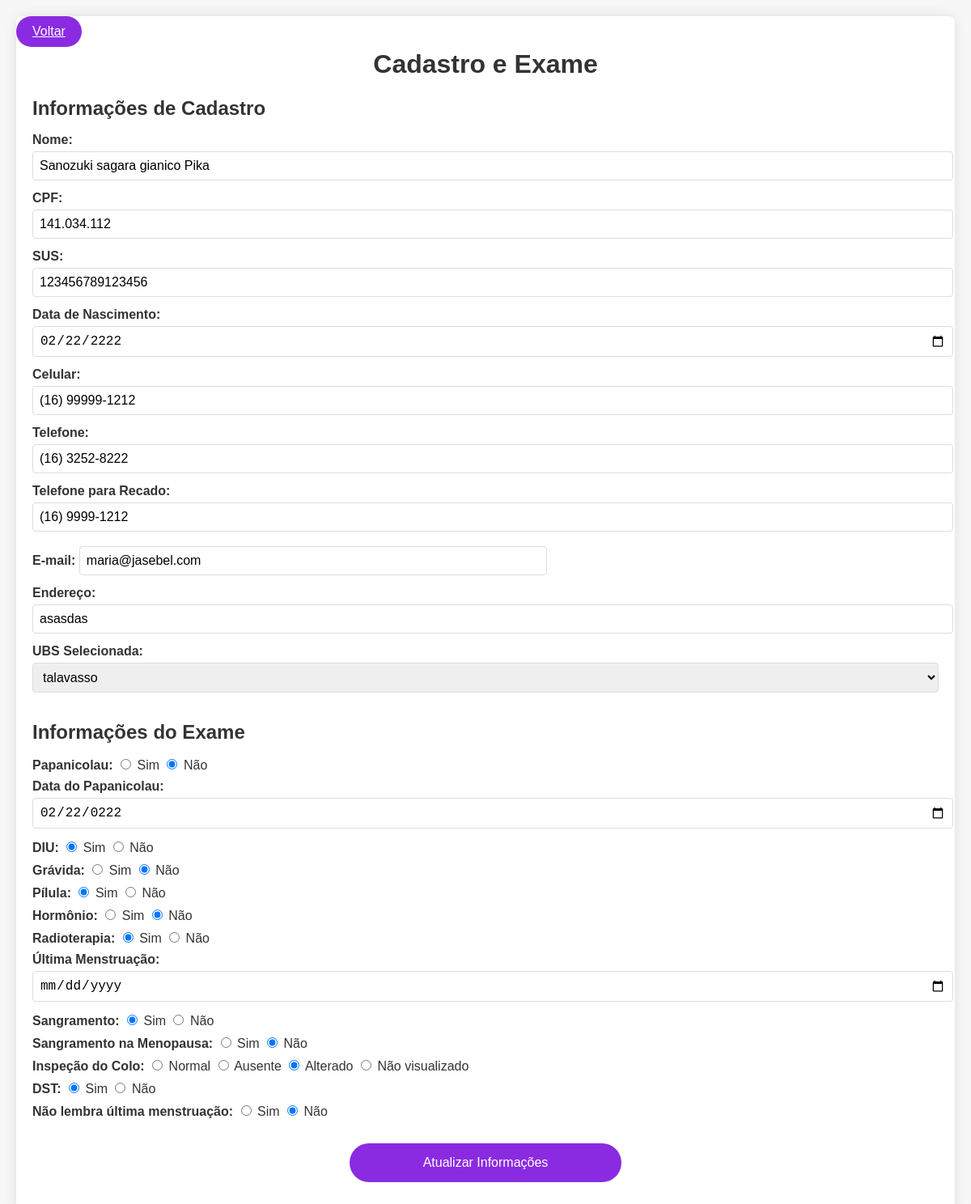
Screenshot of /examePaciente/examePaciente.php?pac_id=18 with the database file from the repository.
### tables this page shows
CREATE TABLE `pacientes` (
  `pac_id` int(5) NOT NULL,
  `pac_nome` varchar(50) NOT NULL,
  `pac_cpf` varchar(11) NOT NULL,
  `pac_sus` varchar(15) NOT NULL,
  `pac_datanasc` date NOT NULL,
  `pac_celular` varchar(20) NOT NULL,
  `pac_telefone2` varchar(20) DEFAULT NULL,
  `pac_tel_recados` varchar(20) DEFAULT NULL,
  `pac_email` varchar(50) DEFAULT NULL,
  `pac_endereco` varchar(100) NOT NULL,
  `ubs_id` int(11) NOT NULL,
  `user_id` int(11) NOT NULL
);

CREATE TABLE `ubs` (
  `ubs_id` int(5) NOT NULL,
  `ubs_nome` varchar(50) NOT NULL,
  `ubs_telefone` varchar(20) NOT NULL,
  `ubs_endereco` varchar(200) NOT NULL
);

CREATE TABLE `examemock` (
  `exame_id` int(11) NOT NULL,
  `pac_id` int(11) NOT NULL,
  `fez_papanicolau` enum('Sim','Não','Não Lembro') NOT NULL,
  `data_papanicolau` date DEFAULT NULL,
  `usa_diu` enum('Sim','Não') NOT NULL,
  `gravida` enum('Sim','Não') NOT NULL,
  `usa_pilula` enum('Sim','Não') NOT NULL,
  `usa_hormonio` enum('Sim','Não') NOT NULL,
  `fez_radioterapia` enum('Sim','Não') NOT NULL,
  `data_ultima_menstruacao` date DEFAULT NULL,
  `nao_lembra_menstruacao` enum('Sim','Não') DEFAULT NULL,
  `sangramento_relacao` enum('Sim','Não') NOT NULL,
  `sangramento_menopausa` enum('Sim','Não') NOT NULL,
  `inspecao_colo` enum('Normal','Ausente','Alterado','Não visualizado') NOT NULL,
  `sinais_dst` enum('Sim','Não') NOT NULL,
  `created_at` timestamp NOT NULL DEFAULT current_timestamp(),
  `updated_at` timestamp NOT NULL DEFAULT current_timestamp() ON UPDATE current_timestamp()
);

### examePaciente/examePaciente.php (the view, shortened to what this page needs)
<?php
$host = "127.0.0.1";
$user = "root";
$password = "";
$dbname = "papanico";
$conn = new mysqli($host, $user, $password, $dbname);
if (isset($_GET['pac_id'])) {
    $pac_id = $_GET['pac_id'];
    $sql = "
        SELECT
            p.*,
            u.ubs_nome,
            u.ubs_telefone,
            u.ubs_endereco
        FROM
            pacientes p
        LEFT JOIN
            ubs u
        ON
            p.ubs_id = u.ubs_id
        WHERE
            p.pac_id = ?";
    $stmt = $conn->prepare($sql);
    $stmt->bind_param("i", $pac_id);
    $stmt->execute();
    $result = $stmt->get_result();
    if ($result->num_rows > 0) {
        $paciente = $result->fetch_assoc();
    } else {
        die("Paciente não encontrado.");
    }
    $sql_exame = "
        SELECT * FROM exameMock WHERE pac_id = ?";
    $stmt_exame = $conn->prepare($sql_exame);
    $stmt_exame->bind_param("i", $pac_id);
    $stmt_exame->execute();
    $result_exame = $stmt_exame->get_result();
    if ($result_exame->num_rows > 0) {
        $exame = $result_exame->fetch_assoc();
    } else {
        $exame = [];
    }
} else {
    die("ID do paciente não fornecido.");
}
?>
<!DOCTYPE html>
<html lang="pt-br">
<head>
    <link rel="stylesheet" href="examePaciente.css">
</head>
<body>
</body>
    <div class="container">
        <a href="../pacientes/pacientes.php" class="btn-voltar">Voltar</a>
        <h1>Cadastro e Exame</h1>
        <div class="section">
            <h2>Informações de Cadastro</h2>
            <form method="POST">
                <ul>
                    <li><strong>Nome:</strong> <input type="text" name="pac_nome" value="<?php echo htmlspecialchars($paciente['pac_nome']); ?>"></li>
                    <li><strong>CPF:</strong> <input type="text" name="pac_cpf" value="<?php echo htmlspecialchars($paciente['pac_cpf']); ?>"></li>
                    <li><strong>SUS:</strong> <input type="text" name="pac_sus" value="<?php echo htmlspecialchars($paciente['pac_sus']); ?>"></li>
                    <li><strong>Data de Nascimento:</strong> <input type="date" name="pac_datanasc" value="<?php echo htmlspecialchars($paciente['pac_datanasc']); ?>"></li>
                    <li><strong>Celular:</strong> <input type="text" name="pac_celular" value="<?php echo htmlspecialchars($paciente['pac_celular']); ?>"></li>
                    <li><strong>Telefone:</strong> <input type="text" name="pac_telefone2" value="<?php echo htmlspecialchars($paciente['pac_telefone2'] ?? ''); ?>"></li>
                    <li><strong>Telefone para Recado:</strong> <input type="text" name="pac_tel_recados" value="<?php echo htmlspecialchars($paciente['pac_tel_recados'] ?? ''); ?>"></li>
                    <li><strong>E-mail:</strong> <input type="email" name="pac_email" value="<?php echo htmlspecialchars($paciente['pac_email'] ?? ''); ?>"></li>
                    <li><strong>Endereço:</strong> <input type="text" name="pac_endereco" value="<?php echo htmlspecialchars($paciente['pac_endereco']); ?>"></li>
                    <li><strong>UBS Selecionada:</strong>
                        <select name="ubs_id">
                            <option value="<?php echo htmlspecialchars($paciente['ubs_id']); ?>" selected><?php echo htmlspecialchars($paciente['ubs_nome']); ?></option>
                        </select>
                    </li>
                </ul>
        </div>
        <div class="section">
    <h2>Informações do Exame</h2>
    <ul>
        <li><strong>Papanicolau:</strong>
            <input type="radio" name="papanicolau" value="Sim" <?php echo (isset($exame['fez_papanicolau']) && $exame['fez_papanicolau'] == 'Sim') ? 'checked' : ''; ?>> Sim
            <input type="radio" name="papanicolau" value="Não" <?php echo (isset($exame['fez_papanicolau']) && $exame['fez_papanicolau'] == 'Não') ? 'checked' : ''; ?>> Não
        </li>
        <li><strong>Data do Papanicolau:</strong> <input type="date" name="data-papanicolau" value="<?php echo isset($exame['data_papanicolau']) ? htmlspecialchars($exame['data_papanicolau']) : ''; ?>" required></li>
        <li><strong>DIU:</strong>
            <input type="radio" name="diu" value="Sim" <?php echo (isset($exame['usa_diu']) && $exame['usa_diu'] == 'Sim') ? 'checked' : ''; ?> required> Sim
            <input type="radio" name="diu" value="Não" <?php echo (isset($exame['usa_diu']) && $exame['usa_diu'] == 'Não') ? 'checked' : ''; ?> required> Não
        </li>
        <li><strong>Grávida:</strong>
            <input type="radio" name="gravida" value="Sim" <?php echo (isset($exame['gravida']) && $exame['gravida'] == 'Sim') ? 'checked' : ''; ?> required> Sim
            <input type="radio" name="gravida" value="Não" <?php echo (isset($exame['gravida']) && $exame['gravida'] == 'Não') ? 'checked' : ''; ?> required> Não
        </li>
        <li><strong>Pílula:</strong>
            <input type="radio" name="pilula" value="Sim" <?php echo (isset($exame['usa_pilula']) && $exame['usa_pilula'] == 'Sim') ? 'checked' : ''; ?> required> Sim
            <input type="radio" name="pilula" value="Não" <?php echo (isset($exame['usa_pilula']) && $exame['usa_pilula'] == 'Não') ? 'checked' : ''; ?> required> Não
        </li>
        <li><strong>Hormônio:</strong>
            <input type="radio" name="hormonio" value="Sim" <?php echo (isset($exame['usa_hormonio']) && $exame['usa_hormonio'] == 'Sim') ? 'checked' : ''; ?> required> Sim
            <input type="radio" name="hormonio" value="Não" <?php echo (isset($exame['usa_hormonio']) && $exame['usa_hormonio'] == 'Não') ? 'checked' : ''; ?> required> Não
        </li>
        <li><strong>Radioterapia:</strong>
            <input type="radio" name="radioterapia" value="Sim" <?php echo (isset($exame['fez_radioterapia']) && $exame['fez_radioterapia'] == 'Sim') ? 'checked' : ''; ?> required> Sim
            <input type="radio" name="radioterapia" value="Não" <?php echo (isset($exame['fez_radioterapia']) && $exame['fez_radioterapia'] == 'Não') ? 'checked' : ''; ?> required> Não
        </li>
        <li><strong>Última Menstruação:</strong> <input type="date" name="ultima-menstruacao" value="<?php echo isset($exame['data_ultima_menstruacao']) ? htmlspecialchars($exame['data_ultima_menstruacao']) : ''; ?>"></li>
        <li><strong>Sangramento:</strong>
            <input type="radio" name="sangramento" value="Sim" <?php echo (isset($exame['sangramento_relacao']) && $exame['sangramento_relacao'] == 'Sim') ? 'checked' : ''; ?> required> Sim
            <input type="radio" name="sangramento" value="Não" <?php echo (isset($exame['sangramento_relacao']) && $exame['sangramento_relacao'] == 'Não') ? 'checked' : ''; ?> required> Não
        </li>
        <li><strong>Sangramento na Menopausa:</strong>
            <input type="radio" name="sangramento-menopausa" value="Sim" <?php echo (isset($exame['sangramento_menopausa']) && $exame['sangramento_menopausa'] == 'Sim') ? 'checked' : ''; ?> required> Sim
            <input type="radio" name="sangramento-menopausa" value="Não" <?php echo (isset($exame['sangramento_menopausa']) && $exame['sangramento_menopausa'] == 'Não') ? 'checked' : ''; ?> required> Não
        </li>
        <li><strong>Inspeção do Colo:</strong>
            <input type="radio" name="inspecao-colo" value="Normal" <?php echo (isset($exame['inspecao_colo']) && $exame['inspecao_colo'] == 'Normal') ? 'checked' : ''; ?> required> Normal
            <input type="radio" name="inspecao-colo" value="Ausente" <?php echo (isset($exame['inspecao_colo']) && $exame['inspecao_colo'] == 'Ausente') ? 'checked' : ''; ?> required> Ausente
            <input type="radio" name="inspecao-colo" value="Alterado" <?php echo (isset($exame['inspecao_colo']) && $exame['inspecao_colo'] == 'Alterado') ? 'checked' : ''; ?> required> Alterado
            <input type="radio" name="inspecao-colo" value="Não visualizado" <?php echo (isset($exame['inspecao_colo']) && $exame['inspecao_colo'] == 'Não visualizado') ? 'checked' : ''; ?> required> Não visualizado
        </li>
        <li><strong>DST:</strong>
            <input type="radio" name="dst" value="Sim" <?php echo (isset($exame['sinais_dst']) && $exame['sinais_dst'] == 'Sim') ? 'checked' : ''; ?> required> Sim
            <input type="radio" name="dst" value="Não" <?php echo (isset($exame['sinais_dst']) && $exame['sinais_dst'] == 'Não') ? 'checked' : ''; ?> required> Não
        </li>
        <li><strong>Não lembra última menstruação:</strong>
            <input type="radio" name="data-ultima-menstruacao" value="Sim" <?php echo (isset($exame['nao_lembra_menstruacao']) && $exame['nao_lembra_menstruacao'] == 'Sim') ? 'checked' : ''; ?> required> Sim
            <input type="radio" name="data-ultima-menstruacao" value="Não" <?php echo (isset($exame['nao_lembra_menstruacao']) && $exame['nao_lembra_menstruacao'] == 'Não') ? 'checked' : ''; ?> required> Não
        </li>
    </ul>
</div>
        <button type="submit" class="btn-finalizar">Atualizar Informações</button>
</div>
</body>
</html>

### examePaciente/examePaciente.css (style rules this page uses)
body { font-family: Arial, sans-serif; background-color: #f7f7f7; margin: 0; padding: 0; color: #333; display: flex; justify-content: center; align-items: flex-start; height: 100vh; padding-top: 20px; }
.container { width: 100%; max-width: 1200px; margin: 0 20px; padding: 20px; background-color: #fff; border-radius: 8px; box-shadow: 0 0 15px rgba(0, 0, 0, 0.1); overflow-y: auto; }
h1 { text-align: center; color: #333; }
h2, h3 { color: #333; margin-bottom: 15px; }
.section { margin-bottom: 30px; }
ul { list-style-type: none; padding-left: 0; }
li { margin-bottom: 8px; font-size: 16px; }
input[type="text"], input[type="date"], select { width: 100%; padding: 8px; margin: 5px 0; border: 1px solid #ddd; border-radius: 4px; font-size: 16px; }
input[type="email"] { width: 50%; width: 50%; padding: 8px; margin: 5px 0; border: 1px solid #ddd; border-radius: 4px; font-size: 16px; }
input[type="email"]::placeholder { color: #888; opacity: 0.7; }
.btn-editar, .btn-finalizar { background-color: #8A2BE2; color: white; padding: 10px 20px; font-size: 16px; border: none; border-radius: 5px; cursor: pointer; margin-top: 10px; }
.btn-voltar { position: absolute; top: 20px; left: 20px; background-color: #8A2BE2; color: white; padding: 10px 20px; font-size: 16px; border: none; border-radius: 25px; cursor: pointer; transition: background-color 0.3s; }
.btn-finalizar { background-color: #8A2BE2; color: white; border: none; padding: 15px 30px; border-radius: 50px; cursor: pointer; font-size: 16px; width: 30%; margin: 20px auto; display: block; transition: background-color 0.3s; }

### rows the page displays
pacientes: pac_nome "Sanozuki sagara gianico Pika", pac_cpf "141.034.112", pac_sus "123456789123456", pac_datanasc "02/22/2222", pac_celular "(16) 99999-1212", pac_telefone2 "(16) 3252-8222", pac_tel_recados "(16) 9999-1212", pac_email "maria@jasebel.com", pac_endereco "asasdas", ubs_id "talavasso"
examemock: fez_papanicolau "☑", data-papanicolau "02/22/0222", usa_diu "☑", gravida "☑", usa_pilula "☑", usa_hormonio "☑", fez_radioterapia "☑", sangramento_relacao "☑", sangramento_menopausa "☑", inspecao_colo "☑", sinais_dst "☑", nao_lembra_menstruacao "☑"
